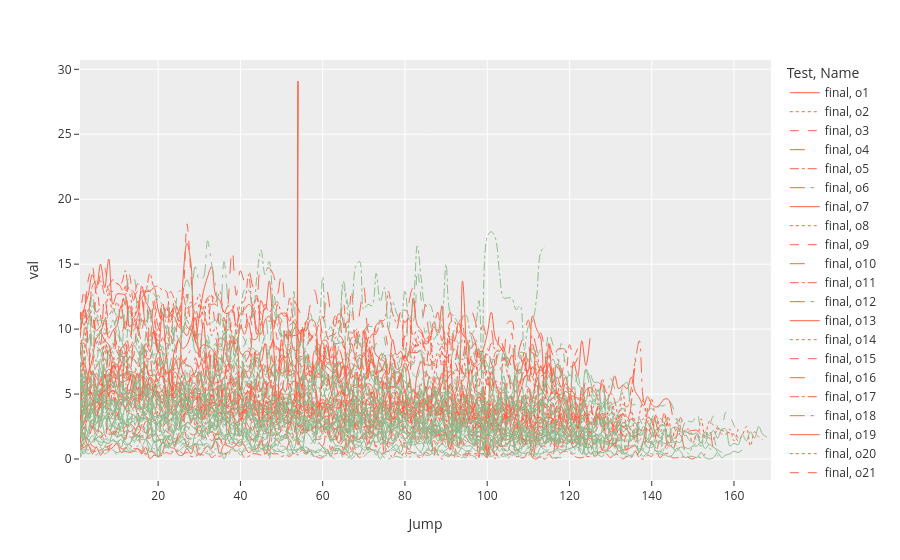

Notebook code for this chart:
### Code cell
px.line(melt_df_list[2], x='Jump', y='val', color='Test', line_dash='Name', template='ggplot2', 
        color_discrete_sequence=['tomato','darkseagreen'], line_shape='spline').update_traces(line_width=1)
# stackgroup='Jump'

### Figure 1 — Plotly figure (JSON) as saved in the notebook; plotly's stock layout.template omitted (floating-point values rounded to 4 significant figures; data arrays with more than 128 entries replaced by an {"elided": "..."} marker saying what was removed)
{"data": [{"hovertemplate": "Test=final<br>Name=o1<br>Jump=%{x}<br>val=%{y}<extra></extra>", "legendgroup": "final, o1", "line": {"color": "tomato", "dash": "solid", "shape": "spline", "width": 1}, "marker": {"symbol": "circle"}, "mode": "lines", "name": "final, o1", "orientation": "v", "showlegend": true, "type": "scatter", "x": {"elided": "169 int values"}, "xaxis": "x", "y": {"elided": "169 float values"}, "yaxis": "y"}, {"hovertemplate": "Test=final<br>Name=o2<br>Jump=%{x}<br>val=%{y}<extra></extra>", "legendgroup": "final, o2", "line": {"color": "tomato", "dash": "dot", "shape": "spline", "width": 1}, "marker": {"symbol": "circle"}, "mode": "lines", "name": "final, o2", "orientation": "v", "showlegend": true, "type": "scatter", "x": {"elided": "169 int values"}, "xaxis": "x", "y": {"elided": "169 float values"}, "yaxis": "y"}, {"hovertemplate": "Test=final<br>Name=o3<br>Jump=%{x}<br>val=%{y}<extra></extra>", "legendgroup": "final, o3", "line": {"color": "tomato", "dash": "dash", "shape": "spline", "width": 1}, "marker": {"symbol": "circle"}, "mode": "lines", "name": "final, o3", "orientation": "v", "showlegend": true, "type": "scatter", "x": {"elided": "169 int values"}, "xaxis": "x", "y": {"elided": "169 float values"}, "yaxis": "y"}, {"hovertemplate": "Test=final<br>Name=o4<br>Jump=%{x}<br>val=%{y}<extra></extra>", "legendgroup": "final, o4", "line": {"color": "tomato", "dash": "longdash", "shape": "spline", "width": 1}, "marker": {"symbol": "circle"}, "mode": "lines", "name": "final, o4", "orientation": "v", "showlegend": true, "type": "scatter", "x": {"elided": "169 int values"}, "xaxis": "x", "y": {"elided": "169 float values"}, "yaxis": "y"}, {"hovertemplate": "Test=final<br>Name=o5<br>Jump=%{x}<br>val=%{y}<extra></extra>", "legendgroup": "final, o5", "line": {"color": "tomato", "dash": "dashdot", "shape": "spline", "width": 1}, "marker": {"symbol": "circle"}, "mode": "lines", "name": "final, o5", "orientation": "v", "showlegend": true, "type": "scatter", "x": {"elided": "169 int values"}, "xaxis": "x", "y": {"elided": "169 float values"}, "yaxis": "y"}, {"hovertemplate": "Test=final<br>Name=o6<br>Jump=%{x}<br>val=%{y}<extra></extra>", "legendgroup": "final, o6", "line": {"color": "tomato", "dash": "longdashdot", "shape": "spline", "width": 1}, "marker": {"symbol": "circle"}, "mode": "lines", "name": "final, o6", "orientation": "v", "showlegend": true, "type": "scatter", "x": {"elided": "169 int values"}, "xaxis": "x", "y": {"elided": "169 float values"}, "yaxis": "y"}, {"hovertemplate": "Test=final<br>Name=o7<br>Jump=%{x}<br>val=%{y}<extra></extra>", "legendgroup": "final, o7", "line": {"color": "tomato", "dash": "solid", "shape": "spline", "width": 1}, "marker": {"symbol": "circle"}, "mode": "lines", "name": "final, o7", "orientation": "v", "showlegend": true, "type": "scatter", "x": {"elided": "169 int values"}, "xaxis": "x", "y": {"elided": "169 float values"}, "yaxis": "y"}, {"hovertemplate": "Test=final<br>Name=o8<br>Jump=%{x}<br>val=%{y}<extra></extra>", "legendgroup": "final, o8", "line": {"color": "tomato", "dash": "dot", "shape": "spline", "width": 1}, "marker": {"symbol": "circle"}, "mode": "lines", "name": "final, o8", "orientation": "v", "showlegend": true, "type": "scatter", "x": {"elided": "169 int values"}, "xaxis": "x", "y": {"elided": "169 float values"}, "yaxis": "y"}, {"hovertemplate": "Test=final<br>Name=o9<br>Jump=%{x}<br>val=%{y}<extra></extra>", "legendgroup": "final, o9", "line": {"color": "tomato", "dash": "dash", "shape": "spline", "width": 1}, "marker": {"symbol": "circle"}, "mode": "lines", "name": "final, o9", "orientation": "v", "showlegend": true, "type": "scatter", "x": {"elided": "169 int values"}, "xaxis": "x", "y": {"elided": "169 float values"}, "yaxis": "y"}, {"hovertemplate": "Test=final<br>Name=o10<br>Jump=%{x}<br>val=%{y}<extra></extra>", "legendgroup": "final, o10", "line": {"color": "tomato", "dash": "longdash", "shape": "spline", "width": 1}, "marker": {"symbol": "circle"}, "mode": "lines", "name": "final, o10", "orientation": "v", "showlegend": true, "type": "scatter", "x": {"elided": "169 int values"}, "xaxis": "x", "y": {"elided": "169 float values"}, "yaxis": "y"}, {"hovertemplate": "Test=final<br>Name=o11<br>Jump=%{x}<br>val=%{y}<extra></extra>", "legendgroup": "final, o11", "line": {"color": "tomato", "dash": "dashdot", "shape": "spline", "width": 1}, "marker": {"symbol": "circle"}, "mode": "lines", "name": "final, o11", "orientation": "v", "showlegend": true, "type": "scatter", "x": {"elided": "169 int values"}, "xaxis": "x", "y": {"elided": "169 float values"}, "yaxis": "y"}, {"hovertemplate": "Test=final<br>Name=o12<br>Jump=%{x}<br>val=%{y}<extra></extra>", "legendgroup": "final, o12", "line": {"color": "tomato", "dash": "longdashdot", "shape": "spline", "width": 1}, "marker": {"symbol": "circle"}, "mode": "lines", "name": "final, o12", "orientation": "v", "showlegend": true, "type": "scatter", "x": {"elided": "169 int values"}, "xaxis": "x", "y": {"elided": "169 float values"}, "yaxis": "y"}, {"hovertemplate": "Test=final<br>Name=o13<br>Jump=%{x}<br>val=%{y}<extra></extra>", "legendgroup": "final, o13", "line": {"color": "tomato", "dash": "solid", "shape": "spline", "width": 1}, "marker": {"symbol": "circle"}, "mode": "lines", "name": "final, o13", "orientation": "v", "showlegend": true, "type": "scatter", "x": {"elided": "169 int values"}, "xaxis": "x", "y": {"elided": "169 float values"}, "yaxis": "y"}, {"hovertemplate": "Test=final<br>Name=o14<br>Jump=%{x}<br>val=%{y}<extra></extra>", "legendgroup": "final, o14", "line": {"color": "tomato", "dash": "dot", "shape": "spline", "width": 1}, "marker": {"symbol": "circle"}, "mode": "lines", "name": "final, o14", "orientation": "v", "showlegend": true, "type": "scatter", "x": {"elided": "169 int values"}, "xaxis": "x", "y": {"elided": "169 float values"}, "yaxis": "y"}, {"hovertemplate": "Test=final<br>Name=o15<br>Jump=%{x}<br>val=%{y}<extra></extra>", "legendgroup": "final, o15", "line": {"color": "tomato", "dash": "dash", "shape": "spline", "width": 1}, "marker": {"symbol": "circle"}, "mode": "lines", "name": "final, o15", "orientation": "v", "showlegend": true, "type": "scatter", "x": {"elided": "169 int values"}, "xaxis": "x", "y": {"elided": "169 float values"}, "yaxis": "y"}, {"hovertemplate": "Test=final<br>Name=o16<br>Jump=%{x}<br>val=%{y}<extra></extra>", "legendgroup": "final, o16", "line": {"color": "tomato", "dash": "longdash", "shape": "spline", "width": 1}, "marker": {"symbol": "circle"}, "mode": "lines", "name": "final, o16", "orientation": "v", "showlegend": true, "type": "scatter", "x": {"elided": "169 int values"}, "xaxis": "x", "y": {"elided": "169 float values"}, "yaxis": "y"}, {"hovertemplate": "Test=final<br>Name=o17<br>Jump=%{x}<br>val=%{y}<extra></extra>", "legendgroup": "final, o17", "line": {"color": "tomato", "dash": "dashdot", "shape": "spline", "width": 1}, "marker": {"symbol": "circle"}, "mode": "lines", "name": "final, o17", "orientation": "v", "showlegend": true, "type": "scatter", "x": {"elided": "169 int values"}, "xaxis": "x", "y": {"elided": "169 float values"}, "yaxis": "y"}, {"hovertemplate": "Test=final<br>Name=o18<br>Jump=%{x}<br>val=%{y}<extra></extra>", "legendgroup": "final, o18", "line": {"color": "tomato", "dash": "longdashdot", "shape": "spline", "width": 1}, "marker": {"symbol": "circle"}, "mode": "lines", "name": "final, o18", "orientation": "v", "showlegend": true, "type": "scatter", "x": {"elided": "169 int values"}, "xaxis": "x", "y": {"elided": "169 float values"}, "yaxis": "y"}, {"hovertemplate": "Test=final<br>Name=o19<br>Jump=%{x}<br>val=%{y}<extra></extra>", "legendgroup": "final, o19", "line": {"color": "tomato", "dash": "solid", "shape": "spline", "width": 1}, "marker": {"symbol": "circle"}, "mode": "lines", "name": "final, o19", "orientation": "v", "showlegend": true, "type": "scatter", "x": {"elided": "169 int values"}, "xaxis": "x", "y": {"elided": "169 float values"}, "yaxis": "y"}, {"hovertemplate": "Test=final<br>Name=o20<br>Jump=%{x}<br>val=%{y}<extra></extra>", "legendgroup": "final, o20", "line": {"color": "tomato", "dash": "dot", "shape": "spline", "width": 1}, "marker": {"symbol": "circle"}, "mode": "lines", "name": "final, o20", "orientation": "v", "showlegend": true, "type": "scatter", "x": {"elided": "169 int values"}, "xaxis": "x", "y": {"elided": "169 float values"}, "yaxis": "y"}, {"hovertemplate": "Test=final<br>Name=o21<br>Jump=%{x}<br>val=%{y}<extra></extra>", "legendgroup": "final, o21", "line": {"color": "tomato", "dash": "dash", "shape": "spline", "width": 1}, "marker": {"symbol": "circle"}, "mode": "lines", "name": "final, o21", "orientation": "v", "showlegend": true, "type": "scatter", "x": {"elided": "169 int values"}, "xaxis": "x", "y": {"elided": "169 float values"}, "yaxis": "y"}, {"hovertemplate": "Test=final<br>Name=o22<br>Jump=%{x}<br>val=%{y}<extra></extra>", "legendgroup": "final, o22", "line": {"color": "tomato", "dash": "longdash", "shape": "spline", "width": 1}, "marker": {"symbol": "circle"}, "mode": "lines", "name": "final, o22", "orientation": "v", "showlegend": true, "type": "scatter", "x": {"elided": "169 int values"}, "xaxis": "x", "y": {"elided": "169 float values"}, "yaxis": "y"}, {"hovertemplate": "Test=final<br>Name=o23<br>Jump=%{x}<br>val=%{y}<extra></extra>", "legendgroup": "final, o23", "line": {"color": "tomato", "dash": "dashdot", "shape": "spline", "width": 1}, "marker": {"symbol": "circle"}, "mode": "lines", "name": "final, o23", "orientation": "v", "showlegend": true, "type": "scatter", "x": {"elided": "169 int values"}, "xaxis": "x", "y": {"elided": "169 float values"}, "yaxis": "y"}, {"hovertemplate": "Test=final<br>Name=o24<br>Jump=%{x}<br>val=%{y}<extra></extra>", "legendgroup": "final, o24", "line": {"color": "tomato", "dash": "longdashdot", "shape": "spline", "width": 1}, "marker": {"symbol": "circle"}, "mode": "lines", "name": "final, o24", "orientation": "v", "showlegend": true, "type": "scatter", "x": {"elided": "169 int values"}, "xaxis": "x", "y": {"elided": "169 float values"}, "yaxis": "y"}, {"hovertemplate": "Test=final<br>Name=o25<br>Jump=%{x}<br>val=%{y}<extra></extra>", "legendgroup": "final, o25", "line": {"color": "tomato", "dash": "solid", "shape": "spline", "width": 1}, "marker": {"symbol": "circle"}, "mode": "lines", "name": "final, o25", "orientation": "v", "showlegend": true, "type": "scatter", "x": {"elided": "169 int values"}, "xaxis": "x", "y": {"elided": "169 float values"}, "yaxis": "y"}, {"hovertemplate": "Test=final<br>Name=o26<br>Jump=%{x}<br>val=%{y}<extra></extra>", "legendgroup": "final, o26", "line": {"color": "tomato", "dash": "dot", "shape": "spline", "width": 1}, "marker": {"symbol": "circle"}, "mode": "lines", "name": "final, o26", "orientation": "v", "showlegend": true, "type": "scatter", "x": {"elided": "169 int values"}, "xaxis": "x", "y": {"elided": "169 float values"}, "yaxis": "y"}, {"hovertemplate": "Test=final<br>Name=o27<br>Jump=%{x}<br>val=%{y}<extra></extra>", "legendgroup": "final, o27", "line": {"color": "tomato", "dash": "dash", "shape": "spline", "width": 1}, "marker": {"symbol": "circle"}, "mode": "lines", "name": "final, o27", "orientation": "v", "showlegend": true, "type": "scatter", "x": {"elided": "169 int values"}, "xaxis": "x", "y": {"elided": "169 float values"}, "yaxis": "y"}, {"hovertemplate": "Test=final<br>Name=o28<br>Jump=%{x}<br>val=%{y}<extra></extra>", "legendgroup": "final, o28", "line": {"color": "tomato", "dash": "longdash", "shape": "spline", "width": 1}, "marker": {"symbol": "circle"}, "mode": "lines", "name": "final, o28", "orientation": "v", "showlegend": true, "type": "scatter", "x": {"elided": "169 int values"}, "xaxis": "x", "y": {"elided": "169 float values"}, "yaxis": "y"}, {"hovertemplate": "Test=final<br>Name=o29<br>Jump=%{x}<br>val=%{y}<extra></extra>", "legendgroup": "final, o29", "line": {"color": "tomato", "dash": "dashdot", "shape": "spline", "width": 1}, "marker": {"symbol": "circle"}, "mode": "lines", "name": "final, o29", "orientation": "v", "showlegend": true, "type": "scatter", "x": {"elided": "169 int values"}, "xaxis": "x", "y": {"elided": "169 float values"}, "yaxis": "y"}, {"hovertemplate": "Test=final<br>Name=o30<br>Jump=%{x}<br>val=%{y}<extra></extra>", "legendgroup": "final, o30", "line": {"color": "tomato", "dash": "longdashdot", "shape": "spline", "width": 1}, "marker": {"symbol": "circle"}, "mode": "lines", "name": "final, o30", "orientation": "v", "showlegend": true, "type": "scatter", "x": {"elided": "169 int values"}, "xaxis": "x", "y": {"elided": "169 float values"}, "yaxis": "y"}, {"hovertemplate": "Test=final<br>Name=o31<br>Jump=%{x}<br>val=%{y}<extra></extra>", "legendgroup": "final, o31", "line": {"color": "tomato", "dash": "solid", "shape": "spline", "width": 1}, "marker": {"symbol": "circle"}, "mode": "lines", "name": "final, o31", "orientation": "v", "showlegend": true, "type": "scatter", "x": {"elided": "169 int values"}, "xaxis": "x", "y": {"elided": "169 float values"}, "yaxis": "y"}, {"hovertemplate": "Test=final<br>Name=o32<br>Jump=%{x}<br>val=%{y}<extra></extra>", "legendgroup": "final, o32", "line": {"color": "tomato", "dash": "dot", "shape": "spline", "width": 1}, "marker": {"symbol": "circle"}, "mode": "lines", "name": "final, o32", "orientation": "v", "showlegend": true, "type": "scatter", "x": {"elided": "169 int values"}, "xaxis": "x", "y": {"elided": "169 float values"}, "yaxis": "y"}, {"hovertemplate": "Test=final<br>Name=o33<br>Jump=%{x}<br>val=%{y}<extra></extra>", "legendgroup": "final, o33", "line": {"color": "tomato", "dash": "dash", "shape": "spline", "width": 1}, "marker": {"symbol": "circle"}, "mode": "lines", "name": "final, o33", "orientation": "v", "showlegend": true, "type": "scatter", "x": {"elided": "169 int values"}, "xaxis": "x", "y": {"elided": "169 float values"}, "yaxis": "y"}, {"hovertemplate": "Test=final<br>Name=o34<br>Jump=%{x}<br>val=%{y}<extra></extra>", "legendgroup": "final, o34", "line": {"color": "tomato", "dash": "longdash", "shape": "spline", "width": 1}, "marker": {"symbol": "circle"}, "mode": "lines", "name": "final, o34", "orientation": "v", "showlegend": true, "type": "scatter", "x": {"elided": "169 int values"}, "xaxis": "x", "y": {"elided": "169 float values"}, "yaxis": "y"}, {"hovertemplate": "Test=final<br>Name=o35<br>Jump=%{x}<br>val=%{y}<extra></extra>", "legendgroup": "final, o35", "line": {"color": "tomato", "dash": "dashdot", "shape": "spline", "width": 1}, "marker": {"symbol": "circle"}, "mode": "lines", "name": "final, o35", "orientation": "v", "showlegend": true, "type": "scatter", "x": {"elided": "169 int values"}, "xaxis": "x", "y": {"elided": "169 float values"}, "yaxis": "y"}, {"hovertemplate": "Test=final<br>Name=o36<br>Jump=%{x}<br>val=%{y}<extra></extra>", "legendgroup": "final, o36", "line": {"color": "tomato", "dash": "longdashdot", "shape": "spline", "width": 1}, "marker": {"symbol": "circle"}, "mode": "lines", "name": "final, o36", "orientation": "v", "showlegend": true, "type": "scatter", "x": {"elided": "169 int values"}, "xaxis": "x", "y": {"elided": "169 float values"}, "yaxis": "y"}, {"hovertemplate": "Test=final<br>Name=o37<br>Jump=%{x}<br>val=%{y}<extra></extra>", "legendgroup": "final, o37", "line": {"color": "tomato", "dash": "solid", "shape": "spline", "width": 1}, "marker": {"symbol": "circle"}, "mode": "lines", "name": "final, o37", "orientation": "v", "showlegend": true, "type": "scatter", "x": {"elided": "169 int values"}, "xaxis": "x", "y": {"elided": "169 float values"}, "yaxis": "y"}, {"hovertemplate": "Test=final<br>Name=o38<br>Jump=%{x}<br>val=%{y}<extra></extra>", "legendgroup": "final, o38", "line": {"color": "tomato", "dash": "dot", "shape": "spline", "width": 1}, "marker": {"symbol": "circle"}, "mode": "lines", "name": "final, o38", "orientation": "v", "showlegend": true, "type": "scatter", "x": {"elided": "169 int values"}, "xaxis": "x", "y": {"elided": "169 float values"}, "yaxis": "y"}, {"hovertemplate": "Test=final<br>Name=o39<br>Jump=%{x}<br>val=%{y}<extra></extra>", "legendgroup": "final, o39", "line": {"color": "tomato", "dash": "dash", "shape": "spline", "width": 1}, "marker": {"symbol": "circle"}, "mode": "lines", "name": "final, o39", "orientation": "v", "showlegend": true, "type": "scatter", "x": {"elided": "169 int values"}, "xaxis": "x", "y": {"elided": "169 float values"}, "yaxis": "y"}, {"hovertemplate": "Test=final<br>Name=o40<br>Jump=%{x}<br>val=%{y}<extra></extra>", "legendgroup": "final, o40", "line": {"color": "tomato", "dash": "longdash", "shape": "spline", "width": 1}, "marker": {"symbol": "circle"}, "mode": "lines", "name": "final, o40", "orientation": "v", "showlegend": true, "type": "scatter", "x": {"elided": "169 int values"}, "xaxis": "x", "y": {"elided": "169 float values"}, "yaxis": "y"}, {"hovertemplate": "Test=initial<br>Name=o1<br>Jump=%{x}<br>val=%{y}<extra></extra>", "legendgroup": "initial, o1", "line": {"color": "darkseagreen", "dash": "solid", "shape": "spline", "width": 1}, "marker": {"symbol": "circle"}, "mode": "lines", "name": "initial, o1", "orientation": "v", "showlegend": true, "type": "scatter", "x": {"elided": "169 int values"}, "xaxis": "x", "y": {"elided": "169 float values"}, "yaxis": "y"}, {"hovertemplate": "Test=initial<br>Name=o2<br>Jump=%{x}<br>val=%{y}<extra></extra>", "legendgroup": "initial, o2", "line": {"color": "darkseagreen", "dash": "dot", "shape": "spline", "width": 1}, "marker": {"symbol": "circle"}, "mode": "lines", "name": "initial, o2", "orientation": "v", "showlegend": true, "type": "scatter", "x": {"elided": "169 int values"}, "xaxis": "x", "y": {"elided": "169 float values"}, "yaxis": "y"}, {"hovertemplate": "Test=initial<br>Name=o3<br>Jump=%{x}<br>val=%{y}<extra></extra>", "legendgroup": "initial, o3", "line": {"color": "darkseagreen", "dash": "dash", "shape": "spline", "width": 1}, "marker": {"symbol": "circle"}, "mode": "lines", "name": "initial, o3", "orientation": "v", "showlegend": true, "type": "scatter", "x": {"elided": "169 int values"}, "xaxis": "x", "y": {"elided": "169 float values"}, "yaxis": "y"}, {"hovertemplate": "Test=initial<br>Name=o4<br>Jump=%{x}<br>val=%{y}<extra></extra>", "legendgroup": "initial, o4", "line": {"color": "darkseagreen", "dash": "longdash", "shape": "spline", "width": 1}, "marker": {"symbol": "circle"}, "mode": "lines", "name": "initial, o4", "orientation": "v", "showlegend": true, "type": "scatter", "x": {"elided": "169 int values"}, "xaxis": "x", "y": {"elided": "169 float values"}, "yaxis": "y"}, {"hovertemplate": "Test=initial<br>Name=o5<br>Jump=%{x}<br>val=%{y}<extra></extra>", "legendgroup": "initial, o5", "line": {"color": "darkseagreen", "dash": "dashdot", "shape": "spline", "width": 1}, "marker": {"symbol": "circle"}, "mode": "lines", "name": "initial, o5", "orientation": "v", "showlegend": true, "type": "scatter", "x": {"elided": "169 int values"}, "xaxis": "x", "y": {"elided": "169 float values"}, "yaxis": "y"}, {"hovertemplate": "Test=initial<br>Name=o6<br>Jump=%{x}<br>val=%{y}<extra></extra>", "legendgroup": "initial, o6", "line": {"color": "darkseagreen", "dash": "longdashdot", "shape": "spline", "width": 1}, "marker": {"symbol": "circle"}, "mode": "lines", "name": "initial, o6", "orientation": "v", "showlegend": true, "type": "scatter", "x": {"elided": "169 int values"}, "xaxis": "x", "y": {"elided": "169 float values"}, "yaxis": "y"}, {"hovertemplate": "Test=initial<br>Name=o7<br>Jump=%{x}<br>val=%{y}<extra></extra>", "legendgroup": "initial, o7", "line": {"color": "darkseagreen", "dash": "solid", "shape": "spline", "width": 1}, "marker": {"symbol": "circle"}, "mode": "lines", "name": "initial, o7", "orientation": "v", "showlegend": true, "type": "scatter", "x": {"elided": "169 int values"}, "xaxis": "x", "y": {"elided": "169 float values"}, "yaxis": "y"}, {"hovertemplate": "Test=initial<br>Name=o8<br>Jump=%{x}<br>val=%{y}<extra></extra>", "legendgroup": "initial, o8", "line": {"color": "darkseagreen", "dash": "dot", "shape": "spline", "width": 1}, "marker": {"symbol": "circle"}, "mode": "lines", "name": "initial, o8", "orientation": "v", "showlegend": true, "type": "scatter", "x": {"elided": "169 int values"}, "xaxis": "x", "y": {"elided": "169 float values"}, "yaxis": "y"}, {"hovertemplate": "Test=initial<br>Name=o9<br>Jump=%{x}<br>val=%{y}<extra></extra>", "legendgroup": "initial, o9", "line": {"color": "darkseagreen", "dash": "dash", "shape": "spline", "width": 1}, "marker": {"symbol": "circle"}, "mode": "lines", "name": "initial, o9", "orientation": "v", "showlegend": true, "type": "scatter", "x": {"elided": "169 int values"}, "xaxis": "x", "y": {"elided": "169 float values"}, "yaxis": "y"}, {"hovertemplate": "Test=initial<br>Name=o10<br>Jump=%{x}<br>val=%{y}<extra></extra>", "legendgroup": "initial, o10", "line": {"color": "darkseagreen", "dash": "longdash", "shape": "spline", "width": 1}, "marker": {"symbol": "circle"}, "mode": "lines", "name": "initial, o10", "orientation": "v", "showlegend": true, "type": "scatter", "x": {"elided": "169 int values"}, "xaxis": "x", "y": {"elided": "169 float values"}, "yaxis": "y"}, {"hovertemplate": "Test=initial<br>Name=o11<br>Jump=%{x}<br>val=%{y}<extra></extra>", "legendgroup": "initial, o11", "line": {"color": "darkseagreen", "dash": "dashdot", "shape": "spline", "width": 1}, "marker": {"symbol": "circle"}, "mode": "lines", "name": "initial, o11", "orientation": "v", "showlegend": true, "type": "scatter", "x": {"elided": "169 int values"}, "xaxis": "x", "y": {"elided": "169 float values"}, "yaxis": "y"}, {"hovertemplate": "Test=initial<br>Name=o12<br>Jump=%{x}<br>val=%{y}<extra></extra>", "legendgroup": "initial, o12", "line": {"color": "darkseagreen", "dash": "longdashdot", "shape": "spline", "width": 1}, "marker": {"symbol": "circle"}, "mode": "lines", "name": "initial, o12", "orientation": "v", "showlegend": true, "type": "scatter", "x": {"elided": "169 int values"}, "xaxis": "x", "y": {"elided": "169 float values"}, "yaxis": "y"}, {"hovertemplate": "Test=initial<br>Name=o13<br>Jump=%{x}<br>val=%{y}<extra></extra>", "legendgroup": "initial, o13", "line": {"color": "darkseagreen", "dash": "solid", "shape": "spline", "width": 1}, "marker": {"symbol": "circle"}, "mode": "lines", "name": "initial, o13", "orientation": "v", "showlegend": true, "type": "scatter", "x": {"elided": "169 int values"}, "xaxis": "x", "y": {"elided": "169 float values"}, "yaxis": "y"}, {"hovertemplate": "Test=initial<br>Name=o14<br>Jump=%{x}<br>val=%{y}<extra></extra>", "legendgroup": "initial, o14", "line": {"color": "darkseagreen", "dash": "dot", "shape": "spline", "width": 1}, "marker": {"symbol": "circle"}, "mode": "lines", "name": "initial, o14", "orientation": "v", "showlegend": true, "type": "scatter", "x": {"elided": "169 int values"}, "xaxis": "x", "y": {"elided": "169 float values"}, "yaxis": "y"}, {"hovertemplate": "Test=initial<br>Name=o15<br>Jump=%{x}<br>val=%{y}<extra></extra>", "legendgroup": "initial, o15", "line": {"color": "darkseagreen", "dash": "dash", "shape": "spline", "width": 1}, "marker": {"symbol": "circle"}, "mode": "lines", "name": "initial, o15", "orientation": "v", "showlegend": true, "type": "scatter", "x": {"elided": "169 int values"}, "xaxis": "x", "y": {"elided": "169 float values"}, "yaxis": "y"}, {"hovertemplate": "Test=initial<br>Name=o16<br>Jump=%{x}<br>val=%{y}<extra></extra>", "legendgroup": "initial, o16", "line": {"color": "darkseagreen", "dash": "longdash", "shape": "spline", "width": 1}, "marker": {"symbol": "circle"}, "mode": "lines", "name": "initial, o16", "orientation": "v", "showlegend": true, "type": "scatter", "x": {"elided": "169 int values"}, "xaxis": "x", "y": {"elided": "169 float values"}, "yaxis": "y"}, {"hovertemplate": "Test=initial<br>Name=o17<br>Jump=%{x}<br>val=%{y}<extra></extra>", "legendgroup": "initial, o17", "line": {"color": "darkseagreen", "dash": "dashdot", "shape": "spline", "width": 1}, "marker": {"symbol": "circle"}, "mode": "lines", "name": "initial, o17", "orientation": "v", "showlegend": true, "type": "scatter", "x": {"elided": "169 int values"}, "xaxis": "x", "y": {"elided": "169 float values"}, "yaxis": "y"}, {"hovertemplate": "Test=initial<br>Name=o18<br>Jump=%{x}<br>val=%{y}<extra></extra>", "legendgroup": "initial, o18", "line": {"color": "darkseagreen", "dash": "longdashdot", "shape": "spline", "width": 1}, "marker": {"symbol": "circle"}, "mode": "lines", "name": "initial, o18", "orientation": "v", "showlegend": true, "type": "scatter", "x": {"elided": "169 int values"}, "xaxis": "x", "y": {"elided": "169 float values"}, "yaxis": "y"}, {"hovertemplate": "Test=initial<br>Name=o19<br>Jump=%{x}<br>val=%{y}<extra></extra>", "legendgroup": "initial, o19", "line": {"color": "darkseagreen", "dash": "solid", "shape": "spline", "width": 1}, "marker": {"symbol": "circle"}, "mode": "lines", "name": "initial, o19", "orientation": "v", "showlegend": true, "type": "scatter", "x": {"elided": "169 int values"}, "xaxis": "x", "y": {"elided": "169 float values"}, "yaxis": "y"}, {"hovertemplate": "Test=initial<br>Name=o20<br>Jump=%{x}<br>val=%{y}<extra></extra>", "legendgroup": "initial, o20", "line": {"color": "darkseagreen", "dash": "dot", "shape": "spline", "width": 1}, "marker": {"symbol": "circle"}, "mode": "lines", "name": "initial, o20", "orientation": "v", "showlegend": true, "type": "scatter", "x": {"elided": "169 int values"}, "xaxis": "x", "y": {"elided": "169 float values"}, "yaxis": "y"}, {"hovertemplate": "Test=initial<br>Name=o21<br>Jump=%{x}<br>val=%{y}<extra></extra>", "legendgroup": "initial, o21", "line": {"color": "darkseagreen", "dash": "dash", "shape": "spline", "width": 1}, "marker": {"symbol": "circle"}, "mode": "lines", "name": "initial, o21", "orientation": "v", "showlegend": true, "type": "scatter", "x": {"elided": "169 int values"}, "xaxis": "x", "y": {"elided": "169 float values"}, "yaxis": "y"}, {"hovertemplate": "Test=initial<br>Name=o22<br>Jump=%{x}<br>val=%{y}<extra></extra>", "legendgroup": "initial, o22", "line": {"color": "darkseagreen", "dash": "longdash", "shape": "spline", "width": 1}, "marker": {"symbol": "circle"}, "mode": "lines", "name": "initial, o22", "orientation": "v", "showlegend": true, "type": "scatter", "x": {"elided": "169 int values"}, "xaxis": "x", "y": {"elided": "169 float values"}, "yaxis": "y"}, {"hovertemplate": "Test=initial<br>Name=o23<br>Jump=%{x}<br>val=%{y}<extra></extra>", "legendgroup": "initial, o23", "line": {"color": "darkseagreen", "dash": "dashdot", "shape": "spline", "width": 1}, "marker": {"symbol": "circle"}, "mode": "lines", "name": "initial, o23", "orientation": "v", "showlegend": true, "type": "scatter", "x": {"elided": "169 int values"}, "xaxis": "x", "y": {"elided": "169 float values"}, "yaxis": "y"}, {"hovertemplate": "Test=initial<br>Name=o24<br>Jump=%{x}<br>val=%{y}<extra></extra>", "legendgroup": "initial, o24", "line": {"color": "darkseagreen", "dash": "longdashdot", "shape": "spline", "width": 1}, "marker": {"symbol": "circle"}, "mode": "lines", "name": "initial, o24", "orientation": "v", "showlegend": true, "type": "scatter", "x": {"elided": "169 int values"}, "xaxis": "x", "y": {"elided": "169 float values"}, "yaxis": "y"}, {"hovertemplate": "Test=initial<br>Name=o25<br>Jump=%{x}<br>val=%{y}<extra></extra>", "legendgroup": "initial, o25", "line": {"color": "darkseagreen", "dash": "solid", "shape": "spline", "width": 1}, "marker": {"symbol": "circle"}, "mode": "lines", "name": "initial, o25", "orientation": "v", "showlegend": true, "type": "scatter", "x": {"elided": "169 int values"}, "xaxis": "x", "y": {"elided": "169 float values"}, "yaxis": "y"}, {"hovertemplate": "Test=initial<br>Name=o26<br>Jump=%{x}<br>val=%{y}<extra></extra>", "legendgroup": "initial, o26", "line": {"color": "darkseagreen", "dash": "dot", "shape": "spline", "width": 1}, "marker": {"symbol": "circle"}, "mode": "lines", "name": "initial, o26", "orientation": "v", "showlegend": true, "type": "scatter", "x": {"elided": "169 int values"}, "xaxis": "x", "y": {"elided": "169 float values"}, "yaxis": "y"}, {"hovertemplate": "Test=initial<br>Name=o27<br>Jump=%{x}<br>val=%{y}<extra></extra>", "legendgroup": "initial, o27", "line": {"color": "darkseagreen", "dash": "dash", "shape": "spline", "width": 1}, "marker": {"symbol": "circle"}, "mode": "lines", "name": "initial, o27", "orientation": "v", "showlegend": true, "type": "scatter", "x": {"elided": "169 int values"}, "xaxis": "x", "y": {"elided": "169 float values"}, "yaxis": "y"}, {"hovertemplate": "Test=initial<br>Name=o28<br>Jump=%{x}<br>val=%{y}<extra></extra>", "legendgroup": "initial, o28", "line": {"color": "darkseagreen", "dash": "longdash", "shape": "spline", "width": 1}, "marker": {"symbol": "circle"}, "mode": "lines", "name": "initial, o28", "orientation": "v", "showlegend": true, "type": "scatter", "x": {"elided": "169 int values"}, "xaxis": "x", "y": {"elided": "169 float values"}, "yaxis": "y"}, {"hovertemplate": "Test=initial<br>Name=o29<br>Jump=%{x}<br>val=%{y}<extra></extra>", "legendgroup": "initial, o29", "line": {"color": "darkseagreen", "dash": "dashdot", "shape": "spline", "width": 1}, "marker": {"symbol": "circle"}, "mode": "lines", "name": "initial, o29", "orientation": "v", "showlegend": true, "type": "scatter", "x": {"elided": "169 int values"}, "xaxis": "x", "y": {"elided": "169 float values"}, "yaxis": "y"}, {"hovertemplate": "Test=initial<br>Name=o30<br>Jump=%{x}<br>val=%{y}<extra></extra>", "legendgroup": "initial, o30", "line": {"color": "darkseagreen", "dash": "longdashdot", "shape": "spline", "width": 1}, "marker": {"symbol": "circle"}, "mode": "lines", "name": "initial, o30", "orientation": "v", "showlegend": true, "type": "scatter", "x": {"elided": "169 int values"}, "xaxis": "x", "y": {"elided": "169 float values"}, "yaxis": "y"}, {"hovertemplate": "Test=initial<br>Name=o31<br>Jump=%{x}<br>val=%{y}<extra></extra>", "legendgroup": "initial, o31", "line": {"color": "darkseagreen", "dash": "solid", "shape": "spline", "width": 1}, "marker": {"symbol": "circle"}, "mode": "lines", "name": "initial, o31", "orientation": "v", "showlegend": true, "type": "scatter", "x": {"elided": "169 int values"}, "xaxis": "x", "y": {"elided": "169 float values"}, "yaxis": "y"}, {"hovertemplate": "Test=initial<br>Name=o32<br>Jump=%{x}<br>val=%{y}<extra></extra>", "legendgroup": "initial, o32", "line": {"color": "darkseagreen", "dash": "dot", "shape": "spline", "width": 1}, "marker": {"symbol": "circle"}, "mode": "lines", "name": "initial, o32", "orientation": "v", "showlegend": true, "type": "scatter", "x": {"elided": "169 int values"}, "xaxis": "x", "y": {"elided": "169 float values"}, "yaxis": "y"}, {"hovertemplate": "Test=initial<br>Name=o33<br>Jump=%{x}<br>val=%{y}<extra></extra>", "legendgroup": "initial, o33", "line": {"color": "darkseagreen", "dash": "dash", "shape": "spline", "width": 1}, "marker": {"symbol": "circle"}, "mode": "lines", "name": "initial, o33", "orientation": "v", "showlegend": true, "type": "scatter", "x": {"elided": "169 int values"}, "xaxis": "x", "y": {"elided": "169 float values"}, "yaxis": "y"}, {"hovertemplate": "Test=initial<br>Name=o34<br>Jump=%{x}<br>val=%{y}<extra></extra>", "legendgroup": "initial, o34", "line": {"color": "darkseagreen", "dash": "longdash", "shape": "spline", "width": 1}, "marker": {"symbol": "circle"}, "mode": "lines", "name": "initial, o34", "orientation": "v", "showlegend": true, "type": "scatter", "x": {"elided": "169 int values"}, "xaxis": "x", "y": {"elided": "169 float values"}, "yaxis": "y"}, {"hovertemplate": "Test=initial<br>Name=o35<br>Jump=%{x}<br>val=%{y}<extra></extra>", "legendgroup": "initial, o35", "line": {"color": "darkseagreen", "dash": "dashdot", "shape": "spline", "width": 1}, "marker": {"symbol": "circle"}, "mode": "lines", "name": "initial, o35", "orientation": "v", "showlegend": true, "type": "scatter", "x": {"elided": "169 int values"}, "xaxis": "x", "y": {"elided": "169 float values"}, "yaxis": "y"}, {"hovertemplate": "Test=initial<br>Name=o36<br>Jump=%{x}<br>val=%{y}<extra></extra>", "legendgroup": "initial, o36", "line": {"color": "darkseagreen", "dash": "longdashdot", "shape": "spline", "width": 1}, "marker": {"symbol": "circle"}, "mode": "lines", "name": "initial, o36", "orientation": "v", "showlegend": true, "type": "scatter", "x": {"elided": "169 int values"}, "xaxis": "x", "y": {"elided": "169 float values"}, "yaxis": "y"}, {"hovertemplate": "Test=initial<br>Name=o37<br>Jump=%{x}<br>val=%{y}<extra></extra>", "legendgroup": "initial, o37", "line": {"color": "darkseagreen", "dash": "solid", "shape": "spline", "width": 1}, "marker": {"symbol": "circle"}, "mode": "lines", "name": "initial, o37", "orientation": "v", "showlegend": true, "type": "scatter", "x": {"elided": "169 int values"}, "xaxis": "x", "y": {"elided": "169 float values"}, "yaxis": "y"}, {"hovertemplate": "Test=initial<br>Name=o38<br>Jump=%{x}<br>val=%{y}<extra></extra>", "legendgroup": "initial, o38", "line": {"color": "darkseagreen", "dash": "dot", "shape": "spline", "width": 1}, "marker": {"symbol": "circle"}, "mode": "lines", "name": "initial, o38", "orientation": "v", "showlegend": true, "type": "scatter", "x": {"elided": "169 int values"}, "xaxis": "x", "y": {"elided": "169 float values"}, "yaxis": "y"}, {"hovertemplate": "Test=initial<br>Name=o39<br>Jump=%{x}<br>val=%{y}<extra></extra>", "legendgroup": "initial, o39", "line": {"color": "darkseagreen", "dash": "dash", "shape": "spline", "width": 1}, "marker": {"symbol": "circle"}, "mode": "lines", "name": "initial, o39", "orientation": "v", "showlegend": true, "type": "scatter", "x": {"elided": "169 int values"}, "xaxis": "x", "y": {"elided": "169 float values"}, "yaxis": "y"}, {"hovertemplate": "Test=initial<br>Name=o40<br>Jump=%{x}<br>val=%{y}<extra></extra>", "legendgroup": "initial, o40", "line": {"color": "darkseagreen", "dash": "longdash", "shape": "spline", "width": 1}, "marker": {"symbol": "circle"}, "mode": "lines", "name": "initial, o40", "orientation": "v", "showlegend": true, "type": "scatter", "x": {"elided": "169 int values"}, "xaxis": "x", "y": {"elided": "169 float values"}, "yaxis": "y"}], "layout": {"legend": {"title": {"text": "Test, Name"}, "tracegroupgap": 0}, "margin": {"t": 60}, "xaxis": {"anchor": "y", "domain": [0, 1], "title": {"text": "Jump"}}, "yaxis": {"anchor": "x", "domain": [0, 1], "title": {"text": "val"}}}}
